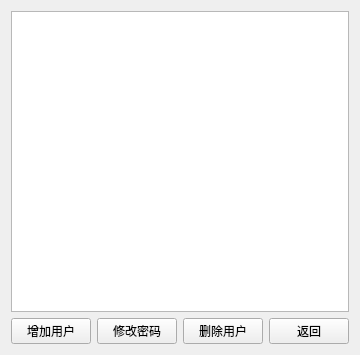
<?xml version="1.0" encoding="UTF-8"?>
<ui version="4.0">
 <class>PageUserMgr</class>
 <widget class="QWidget" name="PageUserMgr">
  <property name="geometry">
   <rect>
    <x>0</x>
    <y>0</y>
    <width>305</width>
    <height>355</height>
   </rect>
  </property>
  <property name="windowTitle">
   <string>Form</string>
  </property>
  <layout class="QVBoxLayout" name="verticalLayout">
   <item>
    <widget class="QTableView" name="tb_users"/>
   </item>
   <item>
    <layout class="QHBoxLayout" name="horizontalLayout">
     <item>
      <widget class="QPushButton" name="btn_add">
       <property name="text">
        <string>增加用户</string>
       </property>
      </widget>
     </item>
     <item>
      <widget class="QPushButton" name="btn_modify">
       <property name="text">
        <string>修改密码</string>
       </property>
      </widget>
     </item>
     <item>
      <widget class="QPushButton" name="btn_del">
       <property name="text">
        <string>删除用户</string>
       </property>
      </widget>
     </item>
     <item>
      <widget class="QPushButton" name="btn_back">
       <property name="text">
        <string>返回</string>
       </property>
      </widget>
     </item>
    </layout>
   </item>
  </layout>
 </widget>
 <resources/>
 <connections/>
</ui>
